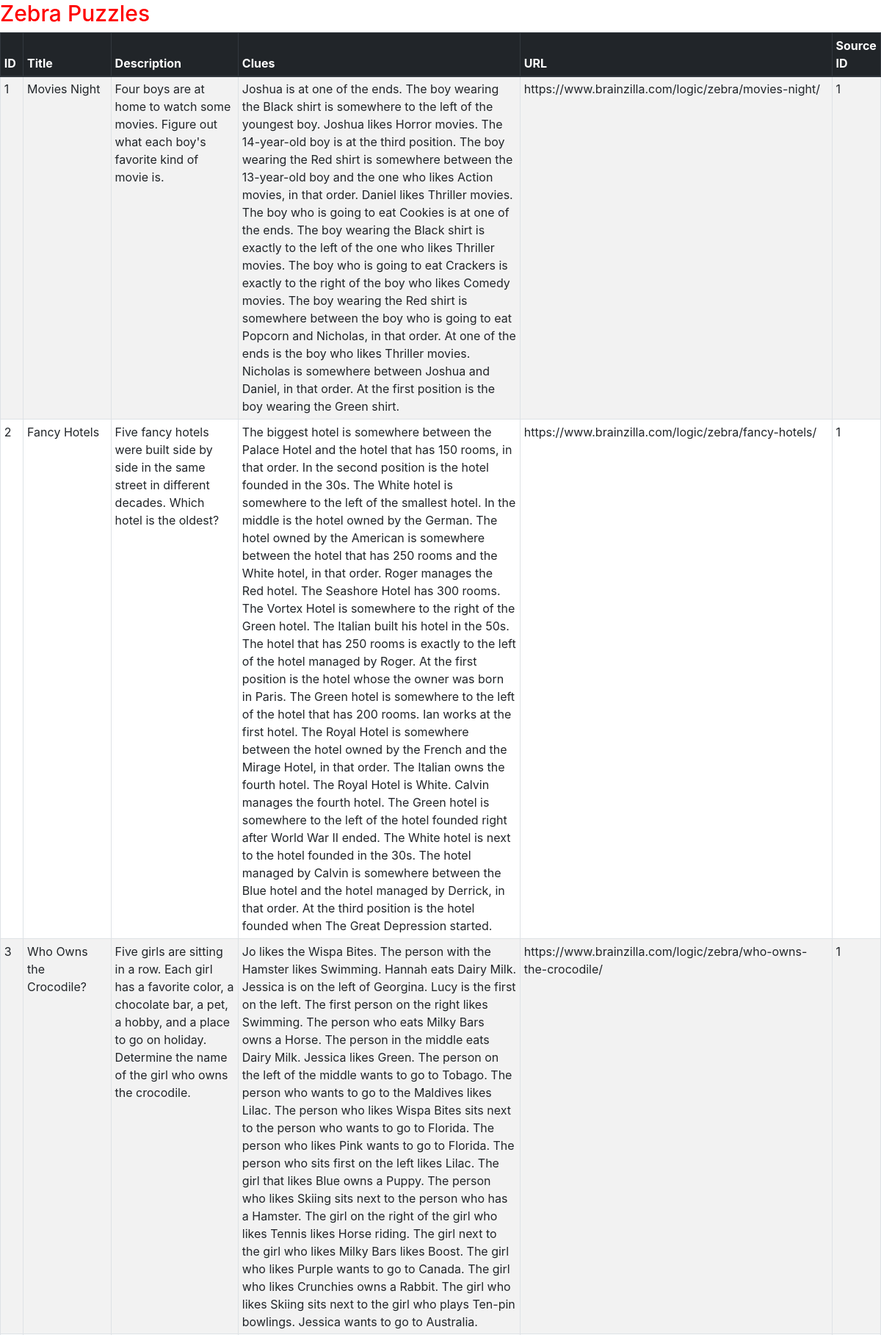
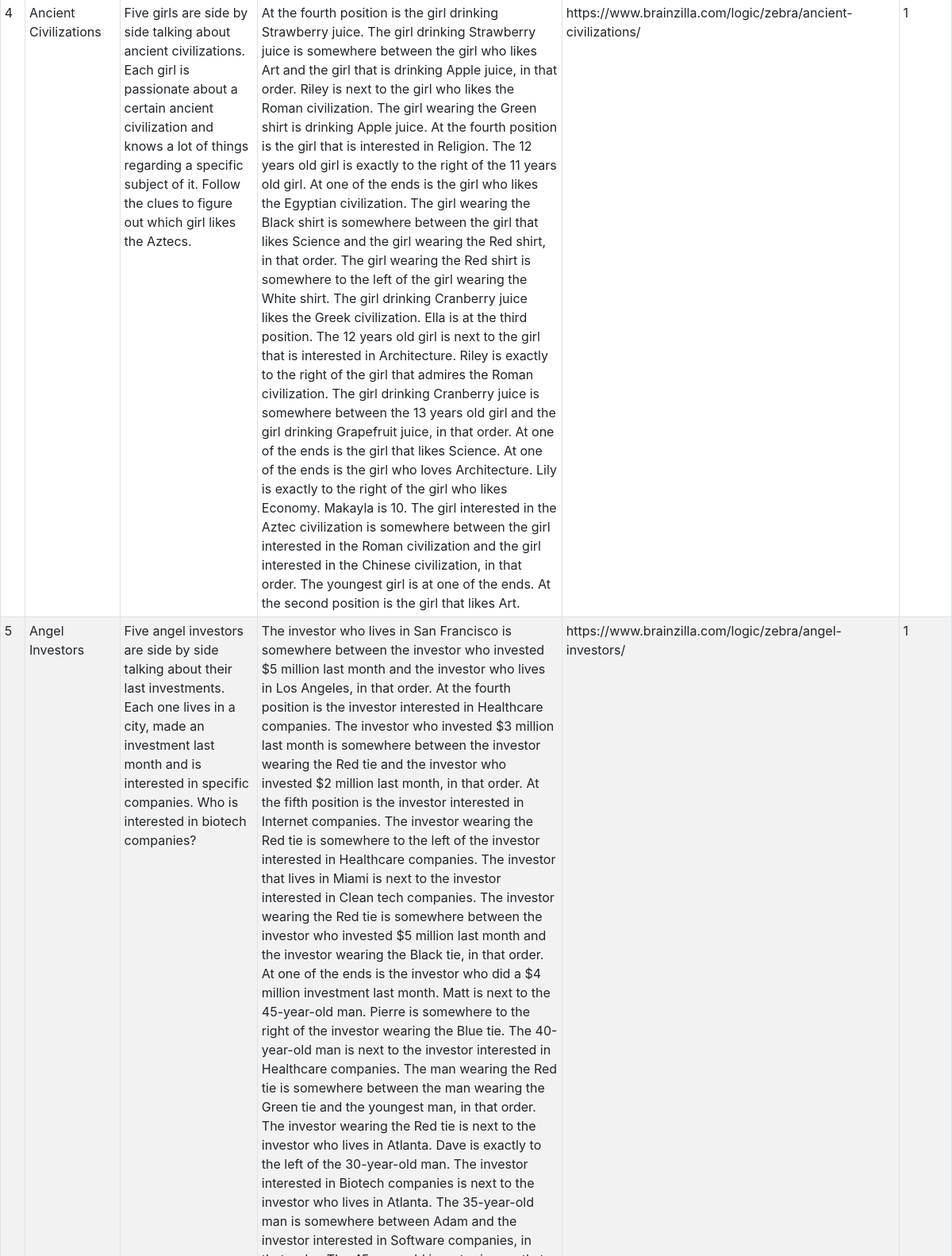
Page /puzzles/ (upper part) on the committed database (2 pictures, top to bottom).
### puzzles_extractor/models.py (models this page shows, shortened)
class Puzzle(models.Model):
    title = models.CharField(max_length=250)
    description = models.TextField()
    clues = models.TextField()
    url = models.URLField(blank=True)
    source = models.ForeignKey(Source,
                               to_field="id",
                               on_delete=models.CASCADE)

### puzzles_extractor/views.py (the view)
# urls.py: url('', views.list_all_puzzles, name='list_all_puzzles'),
def list_all_puzzles(request):
    brainzilla_puzzles = get_all_puzzles()
    return render(request,
                  "puzzles.html",
                  {"puzzles": brainzilla_puzzles})

### puzzles_extractor/models.py (called while the page is built)
def get_all_puzzles() -> List[Puzzle]:
    return Puzzle.objects.all()

### puzzles_extractor/templates/puzzles.html (shortened to what this page needs)
<!DOCTYPE html>
<html lang="en">
<head>
    <link rel="stylesheet" href="https://maxcdn.bootstrapcdn.com/bootstrap/4.0.0-alpha/css/bootstrap.min.css">
</head>
<body>
<h1 style="color:red;font-size:30px;">Zebra Puzzles</h1>
<table class="table table-striped table-bordered table-sm" title="Zebra Puzzles">
    <thead class="thead-dark">
   <tr>
        <th>ID</th>
        <th>Title</th>
        <th>Description</th>
        <th>Clues</th>
        <th>URL</th>
        <th>Source ID</th>
    </tr>
    </thead>
    <tbody>
{% for puzzle in puzzles %}
    <tr>
        <td>{{ puzzle.id }}</td>
        <td>{{ puzzle.title }}</td>
        <td>{{ puzzle.description }}</td>
        <td>{{ puzzle.clues }}</td>
        <td>{{ puzzle.url }}</td>
        <td>{{ puzzle.source_id}}</td>
    </tr>
{% endfor %}
    </tbody>
</table>
</body>
</html>

### rows in the picture
Puzzle: id "1", title "Movies Night", description "Four boys are at home to watch some movies. Figure out what each boy's favorite kind of movie is.", clues "Joshua is at one of the ends. The boy wearing the Black shirt is somewhere to the left of the youngest boy. Joshua likes Horror movies. The 14-year-old boy is at the third position. The boy wearing the Red shirt is somewhere between the 13-year-old boy and the one who likes Action movies, in that order. Daniel likes Thriller movies. The boy who is going to eat Cookies is at one of the ends. The boy wearing the Black shirt is exactly to the left of the one who likes Thriller movies. The boy who is going to eat Crackers is exactly to the right of the boy who likes Comedy movies. The boy wearing the Red shirt is somewhere between the boy who is going to eat Popcorn and Nicholas, in that order.…", url "https://www.brainzilla.com/logic/zebra/movies-night/", source_id "1"
Puzzle: id "2", title "Fancy Hotels", description "Five fancy hotels were built side by side in the same street in different decades. Which hotel is the oldest?", clues "The biggest hotel is somewhere between the Palace Hotel and the hotel that has 150 rooms, in that order. In the second position is the hotel founded in the 30s. The White hotel is somewhere to the left of the smallest hotel. In the middle is the hotel owned by the German. The hotel owned by the American is somewhere between the hotel that has 250 rooms and the White hotel, in that order. Roger manages the Red hotel. The Seashore Hotel has 300 rooms. The Vortex Hotel is somewhere to the right of the Green hotel. The Italian built his hotel in the 50s. The hotel that has 250 rooms is exactly to the left of the hotel managed by Roger. At the first position is the hotel whose the owner was born…", url "https://www.brainzilla.com/logic/zebra/fancy-hotels/", source_id "1"
Puzzle: id "3", title "Who Owns the Crocodile?", description "Five girls are sitting in a row. Each girl has a favorite color, a chocolate bar, a pet, a hobby, and a place to go on holiday. Determine the name of the girl who owns the crocodile.", clues "Jo likes the Wispa Bites. The person with the Hamster likes Swimming. Hannah eats Dairy Milk. Jessica is on the left of Georgina. Lucy is the first on the left. The first person on the right likes Swimming. The person who eats Milky Bars owns a Horse. The person in the middle eats Dairy Milk. Jessica likes Green. The person on the left of the middle wants to go to Tobago. The person who wants to go to the Maldives likes Lilac. The person who likes Wispa Bites sits next to the person who wants to go to Florida. The person who likes Pink wants to go to Florida. The person who sits first on the left likes Lilac. The girl that likes Blue owns a Puppy. The person who likes Skiing sits next to…", url "https://www.brainzilla.com/logic/zebra/who-owns-the-crocodile/", source_id "1"
Puzzle: id "4", title "Ancient Civilizations", description "Five girls are side by side talking about ancient civilizations. Each girl is passionate about a certain ancient civilization and knows a lot of things regarding a specific subject of it. Follow the clues to figure out which girl likes the Aztecs.", clues "At the fourth position is the girl drinking Strawberry juice. The girl drinking Strawberry juice is somewhere between the girl who likes Art and the girl that is drinking Apple juice, in that order. Riley is next to the girl who likes the Roman civilization. The girl wearing the Green shirt is drinking Apple juice. At the fourth position is the girl that is interested in Religion. The 12 years old girl is exactly to the right of the 11 years old girl. At one of the ends is the girl who likes the Egyptian civilization. The girl wearing the Black shirt is somewhere between the girl that likes Science and the girl wearing the Red shirt, in that order. The girl wearing the Red shirt is…", url "https://www.brainzilla.com/logic/zebra/ancient-civilizations/", source_id "1"
Puzzle: id "5", title "Angel Investors", description "Five angel investors are side by side talking about their last investments. Each one lives in a city, made an investment last month and is interested in specific companies. Who is interested in biotech companies?", url "https://www.brainzilla.com/logic/zebra/angel-investors/", source_id "1"
